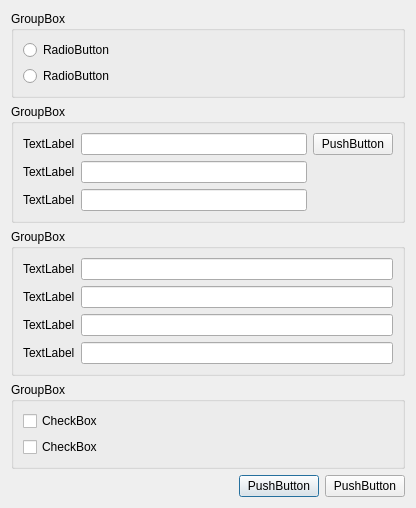
<?xml version="1.0" encoding="UTF-8"?>
<ui version="4.0">
 <class>Spartacus_LoginDialog</class>
 <widget class="QDialog" name="Spartacus_LoginDialog">
  <property name="geometry">
   <rect>
    <x>0</x>
    <y>0</y>
    <width>416</width>
    <height>452</height>
   </rect>
  </property>
  <property name="windowTitle">
   <string>Dialog</string>
  </property>
  <layout class="QGridLayout" name="gridLayout_2">
   <item row="3" column="0">
    <widget class="QGroupBox" name="groupBoxPreferences">
     <property name="title">
      <string>GroupBox</string>
     </property>
     <layout class="QFormLayout" name="formLayout_3">
      <item row="0" column="0">
       <widget class="QCheckBox" name="checkBoxRememberMe">
        <property name="text">
         <string>CheckBox</string>
        </property>
       </widget>
      </item>
      <item row="1" column="0">
       <widget class="QCheckBox" name="checkBoxLoginAutomatically">
        <property name="text">
         <string>CheckBox</string>
        </property>
       </widget>
      </item>
     </layout>
    </widget>
   </item>
   <item row="4" column="0">
    <layout class="QHBoxLayout" name="horizontalLayout">
     <item>
      <spacer name="horizontalSpacer">
       <property name="orientation">
        <enum>Qt::Horizontal</enum>
       </property>
       <property name="sizeHint" stdset="0">
        <size>
         <width>40</width>
         <height>20</height>
        </size>
       </property>
      </spacer>
     </item>
     <item>
      <widget class="QPushButton" name="pushButtonAccept">
       <property name="text">
        <string>PushButton</string>
       </property>
      </widget>
     </item>
     <item>
      <widget class="QPushButton" name="pushButtonCancel">
       <property name="text">
        <string>PushButton</string>
       </property>
      </widget>
     </item>
    </layout>
   </item>
   <item row="2" column="0">
    <widget class="QGroupBox" name="groupBoxRemoteSession">
     <property name="title">
      <string>GroupBox</string>
     </property>
     <layout class="QFormLayout" name="formLayout_2">
      <item row="0" column="0">
       <widget class="QLabel" name="labelRemoteSessionHostName">
        <property name="text">
         <string>TextLabel</string>
        </property>
       </widget>
      </item>
      <item row="0" column="1">
       <widget class="QLineEdit" name="lineEditRemoteSessionHostName"/>
      </item>
      <item row="1" column="0">
       <widget class="QLabel" name="labelRemoteSessionPort">
        <property name="text">
         <string>TextLabel</string>
        </property>
       </widget>
      </item>
      <item row="1" column="1">
       <widget class="QLineEdit" name="lineEditRemoteSessionPort"/>
      </item>
      <item row="2" column="0">
       <widget class="QLabel" name="labelRemoteSessionUserName">
        <property name="text">
         <string>TextLabel</string>
        </property>
       </widget>
      </item>
      <item row="2" column="1">
       <widget class="QLineEdit" name="lineEditRemoteSessionUserName"/>
      </item>
      <item row="3" column="0">
       <widget class="QLabel" name="labelRemoteSessionPassword">
        <property name="text">
         <string>TextLabel</string>
        </property>
       </widget>
      </item>
      <item row="3" column="1">
       <widget class="QLineEdit" name="lineEditRemoteSessionPassword">
        <property name="echoMode">
         <enum>QLineEdit::Password</enum>
        </property>
       </widget>
      </item>
     </layout>
    </widget>
   </item>
   <item row="1" column="0">
    <widget class="QGroupBox" name="groupBoxLocalSession">
     <property name="title">
      <string>GroupBox</string>
     </property>
     <layout class="QGridLayout" name="gridLayout">
      <item row="0" column="0">
       <widget class="QLabel" name="labelLocalSessionPath">
        <property name="text">
         <string>TextLabel</string>
        </property>
       </widget>
      </item>
      <item row="0" column="1">
       <widget class="QLineEdit" name="lineEditLocalSessionPath"/>
      </item>
      <item row="0" column="2">
       <widget class="QPushButton" name="pushButtonLocalSessionPath">
        <property name="text">
         <string>PushButton</string>
        </property>
       </widget>
      </item>
      <item row="1" column="0">
       <widget class="QLabel" name="labelLocalSessionUserName">
        <property name="text">
         <string>TextLabel</string>
        </property>
       </widget>
      </item>
      <item row="1" column="1">
       <widget class="QLineEdit" name="lineEditLocalSessionUserName"/>
      </item>
      <item row="2" column="0">
       <widget class="QLabel" name="labelLocalSessionPassword">
        <property name="text">
         <string>TextLabel</string>
        </property>
       </widget>
      </item>
      <item row="2" column="1">
       <widget class="QLineEdit" name="lineEditLocalSessionPassword">
        <property name="echoMode">
         <enum>QLineEdit::Password</enum>
        </property>
       </widget>
      </item>
     </layout>
    </widget>
   </item>
   <item row="0" column="0">
    <widget class="QGroupBox" name="groupBoxSessionType">
     <property name="title">
      <string>GroupBox</string>
     </property>
     <layout class="QFormLayout" name="formLayout">
      <item row="0" column="0">
       <widget class="QRadioButton" name="radioButtonLocalSession">
        <property name="text">
         <string>RadioButton</string>
        </property>
       </widget>
      </item>
      <item row="1" column="0">
       <widget class="QRadioButton" name="radioButtonRemoteSession">
        <property name="text">
         <string>RadioButton</string>
        </property>
       </widget>
      </item>
     </layout>
    </widget>
   </item>
  </layout>
 </widget>
 <resources/>
 <connections/>
</ui>
